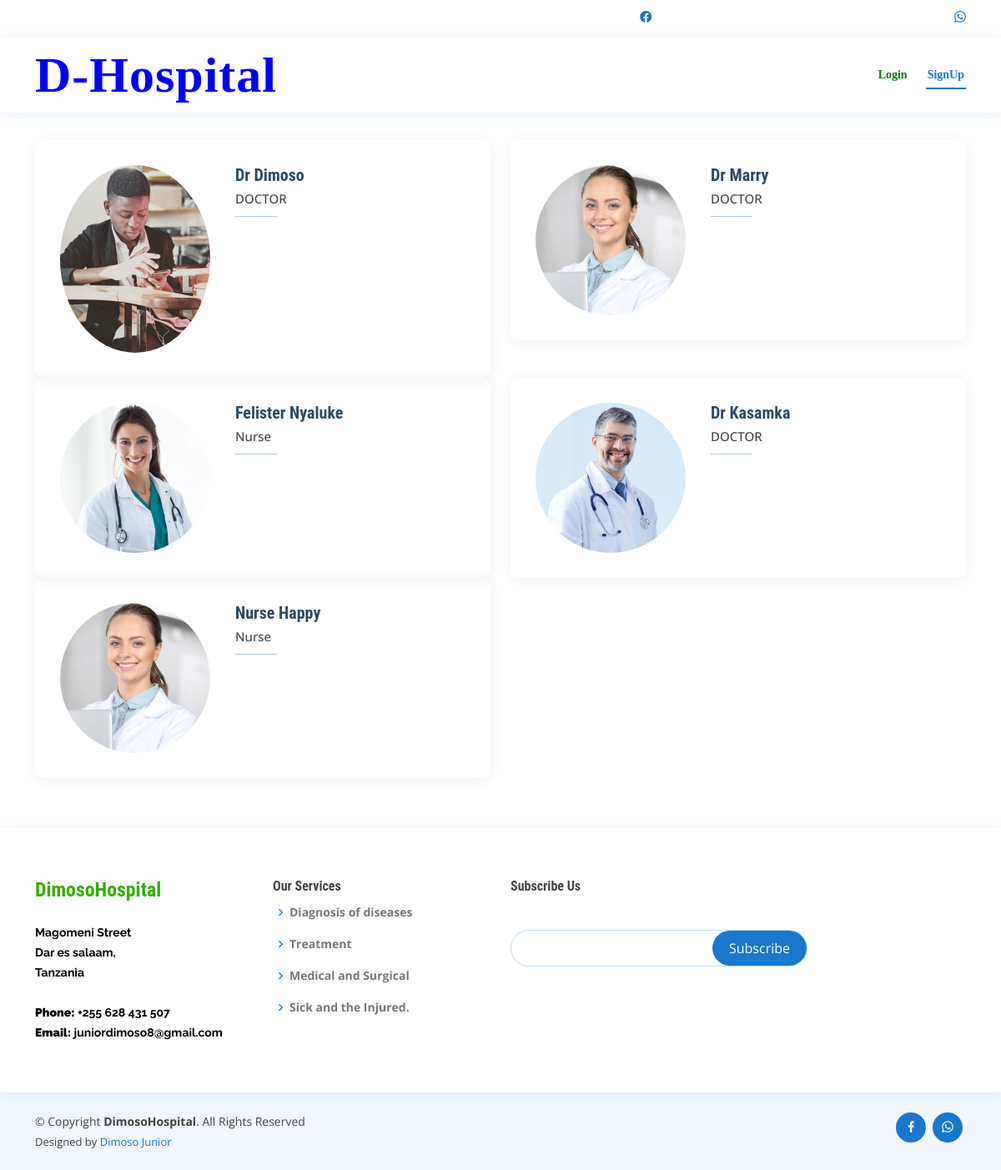
The app's page /doctors/ with its own data.
### hospital/models.py (models this page shows, shortened)
class Doctors(models.Model):
    title = models.CharField(max_length=200)
    status = models.CharField(max_length=200)
    description = models.TextField()
    image = models.ImageField(default='default.jpg', upload_to='productImages')
    created=models.DateTimeField(auto_now_add=True)
    updated=models.DateTimeField(auto_now=True)

### hospital/views.py (the view)
# urls.py: path('doctors/', views.doctors, name="doctors"),
def doctors(response):
    doct = Doctors.objects.all()
    context = {
        "doct":doct
    }
    return render(response, 'hospital/doctors.html',context)

### appointment/context_processors.py (called while the page is built)
def get_notification(request):
	count = Appointment.objects.filter(accepted=False).count()
	data = {
	    "count":count
	}
	return data

### hospital/templates/hospital/doctors.html (shortened to what this page needs)
{% extends 'hospital/base.html' %}
{% load static %}
{% block content %}
      <section id="doctors" class="doctors">
        <div class="container">
          <div class="section-title">
            <h2>Doctors</h2>
             </div>
          <div class="row">
             {% for x in doct %}
            <div class="col-lg-6">
              <div class="member d-flex align-items-start">
                <div class="pic"><img src="{{x.image.url}}" class="img-fluid" alt=""></div>
                <div class="member-info">
                  <h4>{{x.title}}</h4>
                  <span>{{x.status}}</span>
                </div>
              </div>
            </div>
            {% endfor %}
               </div>
        </div>
      </section>
{% endblock %}

### hospital/templates/hospital/base.html (shortened to what this page needs)
{% load static %}
<!DOCTYPE html>
<html lang="en">
<head>
    <link href="{% static 'hospital/assets/vendor/animate.css/animate.min.css' %}" rel="stylesheet">
    <link href="{% static 'hospital/assets/vendor/bootstrap/css/bootstrap.min.css' %}" rel="stylesheet">
    <link href="{% static 'hospital/assets/vendor/bootstrap-icons/bootstrap-icons.css' %}" rel="stylesheet">
    <link href="{% static 'hospital/assets/vendor/boxicons/css/boxicons.min.css' %}" rel="stylesheet">
    <link href="{% static 'hospital/assets/vendor/fontawesome-free/css/all.min.css' %}" rel="stylesheet">
    <link href="{% static 'hospital/assets/vendor/glightbox/css/glightbox.min.css' %}" rel="stylesheet">
    <link href="{% static 'hospital/assets/vendor/remixicon/remixicon.css' %}" rel="stylesheet">
    <link href="{% static 'hospital/assets/vendor/swiper/swiper-bundle.min.css' %}" rel="stylesheet">
     <link rel="stylesheet" href="{% static 'hospital/jqueryui/jquery-ui.css' %}">
    <link rel="stylesheet" href="{% static 'hospital/jqueryui/jquery-ui.structure.min.css' %}">
    <link rel="stylesheet" href="{% static 'hospital/jqueryui/jquery-ui.structure.css' %}">
    <link rel="stylesheet" href="{% static 'hospital/jqueryui/jquery-ui.theme.min.css' %}">
     <link rel="stylesheet" href="{% static 'hospital/jqueryui/jquery-ui.theme.css' %}">
    <link href="{% static 'hospital/assets/css/style.css' %}" rel="stylesheet">
    </head>
<body>
  <div id="topbar" class="d-flex align-items-center fixed-top">
    <div class="container d-flex justify-content-between">
      <div class="d-none d-lg-flex social-links align-items-center">
        <a href="#" class="facebook"><i class="bi bi-facebook"></i></a>
        <a href="#" class="whatsapp"><i class="bi bi-whatsapp"></i></a>
      </div>
    </div>
  </div>
  <header id="header" class="fixed-top" style="margin-top: 5px;">
    <div class="container d-flex align-items-center">
      <h1 class="logo me-auto"><a href="index.html">D-Hospital</a></h1>
      <nav id="navbar" class="navbar order-last order-lg-0">
        <ul>
          {% if user.is_authenticated %}
           <li><a class="nav-link scrollto active" href="{% url 'home' %}">Home</a></li>
           <li><a class="nav-link scrollto active" href="{% url 'uchafu' %}">Amount</a></li>
        <!--  <li><a class="nav-link scrollto active" href="{% url 'daily_amount' %}">Amount</a></li>
        --->  <li><a class="nav-link scrollto" href="{% url 'services' %}">Services</a></li>
           <li><a class="nav-link scrollto" href="{% url 'list_of_dozi_vipimo' %}">Dozi && Vipimo</a></li>
          <li><a class="nav-link scrollto" href="{% url 'patients' %}">Patients</a></li>
          <li><a class="nav-link scrollto" href="{% url 'doctors' %}">Workers</a></li>
          <li><a class="nav-link scrollto" href="{% url 'user_logout' %}">Logout</a></li>
          {% else %}
          <li ><a class=""  href="{% url 'user_login' %}">Login</a></li>
          <li><a class="nav-link scrollto active" href="{% url 'user_registration' %}">SignUp</a></li>
         {% endif %}
        </ul>
      </nav>
    </div>
  </header>
{% block content %}
{% endblock %}
  <footer id="footer">
    <div class="footer-top">
      <div class="container">
        <div class="row">
          <div class="col-lg-3 col-md-6 footer-contact" style="font-weight: bold;color: black;">
            <h3>DimosoHospital</h3>
            <p style="font-weight: bold;color: black;">
              Magomeni Street <br>
              Dar es salaam, <br>
              Tanzania <br><br>
              <strong>Phone:</strong> +255 628 431 507<br>
              <strong>Email:</strong> juniordimoso8@gmail.com<br>
            </p>
          </div>
          <div class="col-lg-3 col-md-6 footer-links">
            <h4>Our Services</h4>
            <ul>
              <li style="font-weight: bold;color: black;"><i class="bx bx-chevron-right"></i> <a href="#">Diagnosis of diseases</a></li>
              <li style="font-weight: bold;color: black;"><i class="bx bx-chevron-right"></i> <a href="#">Treatment</a></li>
              <li style="font-weight: bold;color: black;"><i class="bx bx-chevron-right"></i> <a href="#"> Medical and Surgical</a></li>
              <li style="font-weight: bold;color: black;"><i class="bx bx-chevron-right"></i> <a href="#"> Sick and the Injured.</a></li>
            </ul>
          </div>
          <div class="col-lg-4 col-md-6 footer-newsletter">
            <h4>Subscribe Us</h4>
            <form action="" method="post">
              <input type="email" name="email"><input type="submit" value="Subscribe">
            </form>
          </div>
        </div>
      </div>
    </div>
    <div class="container d-md-flex py-4">
      <div class="me-md-auto text-center text-md-start">
        <div class="copyright">
          &copy; Copyright <strong><span>DimosoHospital</span></strong>. All Rights Reserved
        </div>
        <div class="credits">
          Designed by <a href="">Dimoso Junior</a>
        </div>
      </div>
      <div class="social-links text-center text-md-right pt-3 pt-md-0">
        <a href="#" class="facebook"><i class="bx bxl-facebook"></i></a>
        <a href="#" class="whatsapp"><i class="bx bxl-whatsapp"></i></a>
      </div>
    </div>
  </footer>
</body>
</html>

### hospital/static/hospital/assets/css/style.css (style rules this page uses)
html, body { font-size: 100%; background:; font-family: 'Open Sans', sans-serif; }
body a,.grid_1,plan_1,plan_1.one,plan_1.two,i.icon1, i.icon2, i.icon3, i.icon4, i.icon5, i.icon6 { transition:0.5s all; -webkit-transition:0.5s all; -moz-transition:0.5s all; -o-transition:0.5s all; -ms-transition:0.5s all; }
input[type="button"],input[type="submit"],li.parallelogram { transition:0.5s all; -webkit-transition:0.5s all; -moz-transition:0.5s all; -o-transition:0.5s all; -ms-transition:0.5s all; }
h1,h2,h3,h4,h5,h6 { margin:0; font-family: 'Roboto Condensed', sans-serif; }
p { margin:0; }
ul { margin:0; padding:0; }
.logo a { color: #3F84B1; letter-spacing: 1px; font-size: 2em; font-weight: 400; display: block; text-decoration: none; font-family: 'Oswald', sans-serif; }
.logo a { display: block; }
.logo { float: left; margin-right: 60px; }
.footer-top h3 { font-size: 1.7em; color: #34ad00; margin-bottom: 1em; font-weight: 700; }
.footer-top { padding: 3em 0; background: #e8e8e8; }
.navbar { min-height: 0px !important; margin-bottom:0px !important; border-radius:0px !important; border: none !important; }

### records on screen
Doctors: image (picture), title "Dr Dimoso", status "DOCTOR"
Doctors: image (picture), title "Dr Marry", status "DOCTOR"
Doctors: image (picture), title "Felister Nyaluke", status "Nurse"
Doctors: image (picture), title "Dr Kasamka", status "DOCTOR"
Doctors: image (picture), title "Nurse Happy", status "Nurse"
